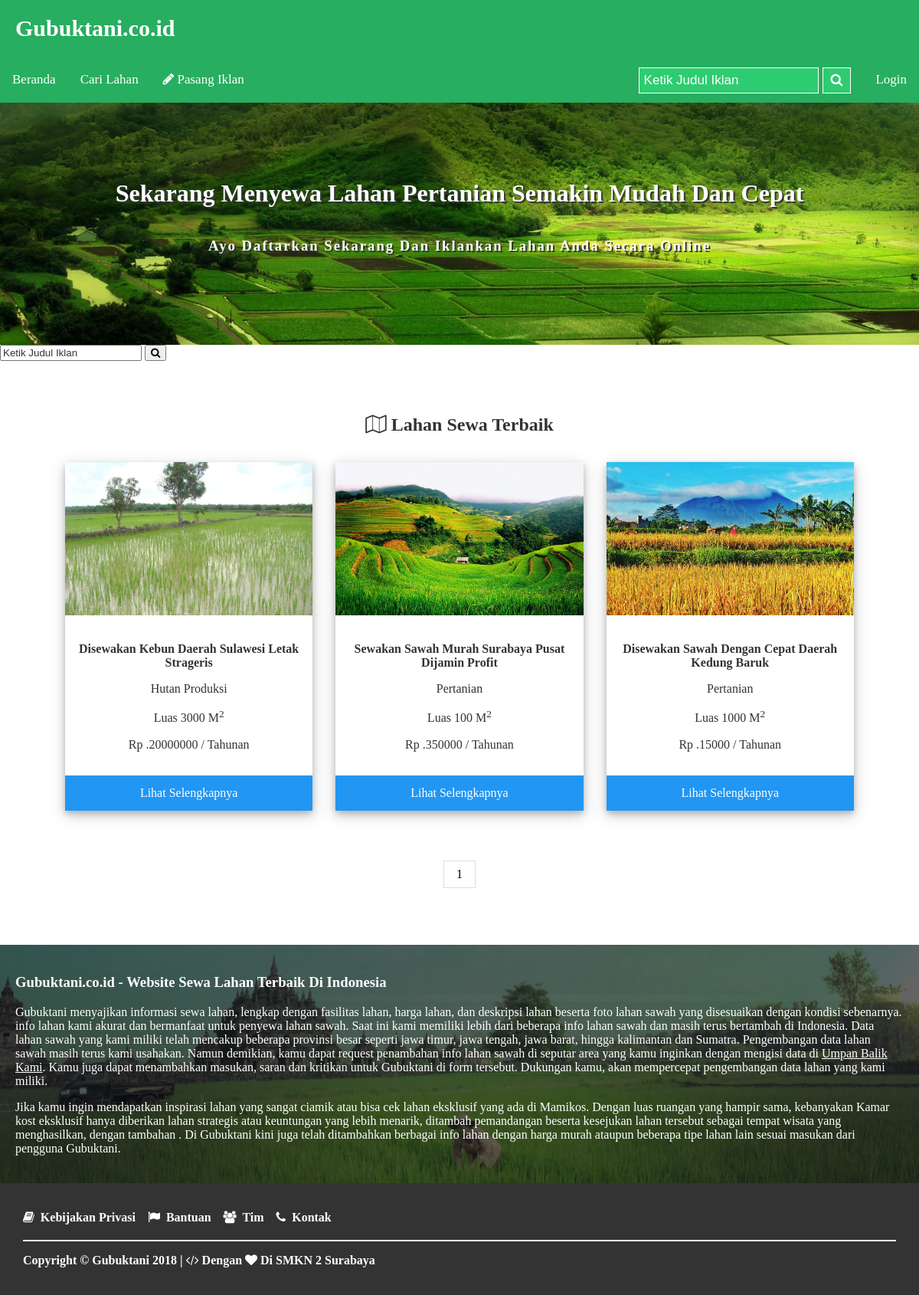
/ui/searchField.php, run on the app's committed database.
### tables this page shows
CREATE TABLE `tb_lahan` (
  `id_lahan` int(11) NOT NULL,
  `id_user` int(11) NOT NULL,
  `id_kategori` int(11) NOT NULL,
  `judul` varchar(100) NOT NULL,
  `alamat_lahan` varchar(100) NOT NULL,
  `luas` varchar(7) NOT NULL,
  `sertifikasi` varchar(60) NOT NULL,
  `deskripsi` text NOT NULL,
  `harga` int(11) NOT NULL,
  `kurun_sewa` varchar(10) NOT NULL,
  `status` varchar(20) NOT NULL,
  `kondisi` varchar(10) NOT NULL,
  `fasilitas_irigasi` varchar(60) NOT NULL,
  `fasilitas_tanah` varchar(60) NOT NULL,
  `fasilitas_jalan` varchar(60) NOT NULL,
  `fasilitas_pemandangan` varchar(60) NOT NULL,
  `foto_lahan` varchar(255) NOT NULL,
  `fieldCreate_at` varchar(100) DEFAULT NULL,
  `fieldUpdate_at` varchar(100) DEFAULT NULL
);

CREATE TABLE `tb_kategori` (
  `id_kategori` int(11) NOT NULL,
  `kategori` varchar(20) NOT NULL,
  `create_at` varchar(100) DEFAULT NULL,
  `update_at` varchar(100) DEFAULT NULL
);

### ui/searchField.php (the view, shortened to what this page needs)
<?php
    require_once "db.php";
    require_once "User.php";
 ?>
<!DOCTYPE html>
<html>
<head>
	<link rel="stylesheet" type="text/css" href="css/style.css">
  <link rel="stylesheet" type="text/css" href="css/font-awesome.min.css">
</head>
<body onscroll="myFunction()">
<div class="header">
  <h1>Gubuktani.co.id</h1>
</div>
<?php include "template/header.php"; ?>
<div class="header-2">
  <h1>Sekarang Menyewa Lahan Pertanian Semakin Mudah Dan Cepat</h1>
  <h3>Ayo Daftarkan Sekarang Dan Iklankan Lahan Anda Secara Online</h3>
</div>
<form class="example" method="get">
    <input type="text" placeholder="Ketik Judul Iklan" name="cari" required/>
    <button type="submit"><i class="fa fa-search"></i></button>
</form>
<div class="content">
    <div class="view-data">
    <h2><i class="fa fa-map-o"></i>&nbsp;Lahan Sewa Terbaik</h2>
    <?php
        if (isset($_GET['cari'])){
            $cari = $_GET['cari'];
            $sql = "SELECT * FROM tb_lahan INNER JOIN tb_kategori ON tb_lahan.id_kategori=tb_kategori.id_kategori WHERE status = 'Terverifikasi' AND  judul LIKE '%".$cari."%'";
            $query = $db->prepare($sql);
            $query->execute();
            $data = $query->fetchAll();
        }else{
          $limit = 9;
          $sql = "SELECT * FROM tb_lahan INNER JOIN tb_kategori ON tb_lahan.id_kategori=tb_kategori.id_kategori WHERE status = 'Terverifikasi' ORDER BY fieldCreate_at ASC";
          $query = $db->prepare($sql);
          $query->execute();
          $total_result = $query->rowCount();
          $total_pages = ceil($total_result/$limit);
          if(!isset($_GET['page']))
          {
            $page = 1;
          }
          else
          {
            $page = $_GET['page'];
          }
          $starting_limit = ($page-1)*$limit;
          $show = "SELECT * FROM tb_lahan INNER JOIN tb_kategori ON (tb_lahan.id_kategori=tb_kategori.id_kategori) WHERE status = 'Terverifikasi' ORDER BY fieldCreate_at ASC LIMIT $starting_limit , $limit";
          $showquery = $db->prepare($show);
          $showquery->execute();
          $data = $showquery->fetchAll();
        }
        foreach($data as $field):
      ?>
    <div class="responsive">
      <div class="img">
          <img src="images/<?php echo $field['foto_lahan'] ?>" style="min-width: 100%;min-height:200px;max-height: 200px; ">
        <div class="desc">
          <p><strong><?php echo $field['judul']?></strong></p>
          <p><?php echo $field['kategori']; ?></p>
          <p>Luas <?php echo $field['luas']; ?> M<sup>2</sup></p>
          <p>Rp .<?php echo $field['harga']; ?> / <?php echo $field['kurun_sewa']; ?></p>
        </div>
        <a href="fieldDetail.php?id_lahan=<?php echo $field['id_lahan'] ?>" class="btn info" style="width: 100%;">Lihat Selengkapnya</a>
      </div>
    </div>
    <?php endforeach; ?>
    <div class="clearfix"></div>
    <center>
    <div class="pagination">
    <?php if (isset($_GET['cari'])) {
      echo "";
      }else{
        for($page=1; $page <= $total_pages ; $page++):?>
        <a href="<?php echo "?page=$page" ?>"><?php echo $page; ?></a>
      <?php endfor;
        }
    ?>
    </div>
    </center>
  </div>
</div>
<div class="content-2" style="margin-top: -100px;">
  <h3>Gubuktani.co.id - Website Sewa Lahan Terbaik Di Indonesia</h3>
  <p>Gubuktani menyajikan informasi sewa lahan, lengkap dengan fasilitas lahan, harga lahan, dan deskripsi lahan beserta foto lahan sawah yang disesuaikan dengan kondisi sebenarnya. info lahan kami akurat dan bermanfaat untuk penyewa lahan sawah. Saat ini kami memiliki lebih dari beberapa info lahan sawah dan masih terus bertambah di Indonesia. Data lahan sawah yang kami miliki telah mencakup beberapa provinsi besar seperti jawa timur, jawa tengah, jawa barat, hingga kalimantan dan Sumatra. Pengembangan data lahan sawah masih terus kami usahakan. Namun demikian, kamu dapat request penambahan info lahan sawah di seputar area yang kamu inginkan dengan mengisi data di <a href="contact.php" style="text-decoration: underline; color: #fff;">Umpan Balik Kami</a>. Kamu juga dapat menambahkan masukan, saran dan kritikan untuk Gubuktani di form tersebut. Dukungan kamu, akan mempercepat pengembangan data lahan yang kami miliki.</p>
  <p>Jika kamu ingin mendapatkan inspirasi lahan yang sangat ciamik atau bisa cek lahan eksklusif yang ada di Mamikos. Dengan luas ruangan yang hampir sama, kebanyakan Kamar kost eksklusif hanya diberikan lahan strategis atau keuntungan yang lebih menarik, ditambah pemandangan beserta kesejukan lahan tersebut sebagai tempat wisata yang menghasilkan, dengan tambahan . Di Gubuktani kini juga telah ditambahkan berbagai info lahan dengan harga murah ataupun beberapa tipe lahan lain sesuai masukan dari pengguna Gubuktani.</p>
</div>
<?php include "template/footer.php"; ?>
</body>
</html>

### ui/css/style.css (style rules this page uses)
body,html { margin: 0; font-family: raleway; height: 100%; color: #333; }
.header { color: #FFF; background: #27ae60; padding: 20px; }
.header h1 { margin: 0; font-family: segoe script; font-weight: bold; font-size:30px; }
.header-2 { background: url("../img/sawah2.jpg"); background-position: center; background-size: cover; color: #fff; text-align: center; padding: 100px 0px; }
.header-2 h1 { margin: 0; text-shadow: 2px 2px #333; }
.header-2 h3 { text-shadow: 2px 2px #333; letter-spacing: 2px; padding-top: 20px; }
.content { padding: 20px; text-align: justify; max-width: 1100px; margin: auto; margin-bottom: 50px; }
.content h2 { text-align: center; }
.content-2 { width: 100%; background-color: #333; padding: 20px; color: #fff; background-image: url("../img/sw.jpg"); background-size: cover; background-position: center; }
div.img { box-shadow: 0 4px 8px 0 rgba(0, 0, 0, 0.2), 0 6px 20px 0 rgba(0, 0, 0, 0.19); }
div.img img { width: 100%; height: auto; }
div.desc { padding: 15px; text-align: center; }
* { box-sizing: border-box; }
.responsive { padding: 15px; float: left; width: 33.33%; }
.clearfix:after { content: ""; display: table; clear: both; }
.view-data { margin: 50px 0px; }
a { text-decoration: none; }
.btn { border: none; color: white; padding: 14px 28px; text-align: center; display: inline-block; font-size: 16px; }
.info { background-color: #2196F3; }
.pagination { display: inline-block; margin: 50px auto; }
.pagination a { color: black; float: left; padding: 8px 16px; text-decoration: none; transition: background-color .3s; border: 1px solid #ddd; }

### data on the page
tb_lahan: foto_lahan (picture), judul "Disewakan Kebun Daerah Sulawesi Letak Strageris", id_kategori.kategori "Hutan Produksi", luas "3000", harga "20000000", kurun_sewa "Tahunan"
tb_lahan: foto_lahan (picture), judul "Sewakan Sawah Murah Surabaya Pusat Dijamin Profit", id_kategori.kategori "Pertanian", luas "100", harga "350000", kurun_sewa "Tahunan"
tb_lahan: foto_lahan (picture), judul "Disewakan Sawah Dengan Cepat Daerah Kedung Baruk", id_kategori.kategori "Pertanian", luas "1000", harga "15000", kurun_sewa "Tahunan"
